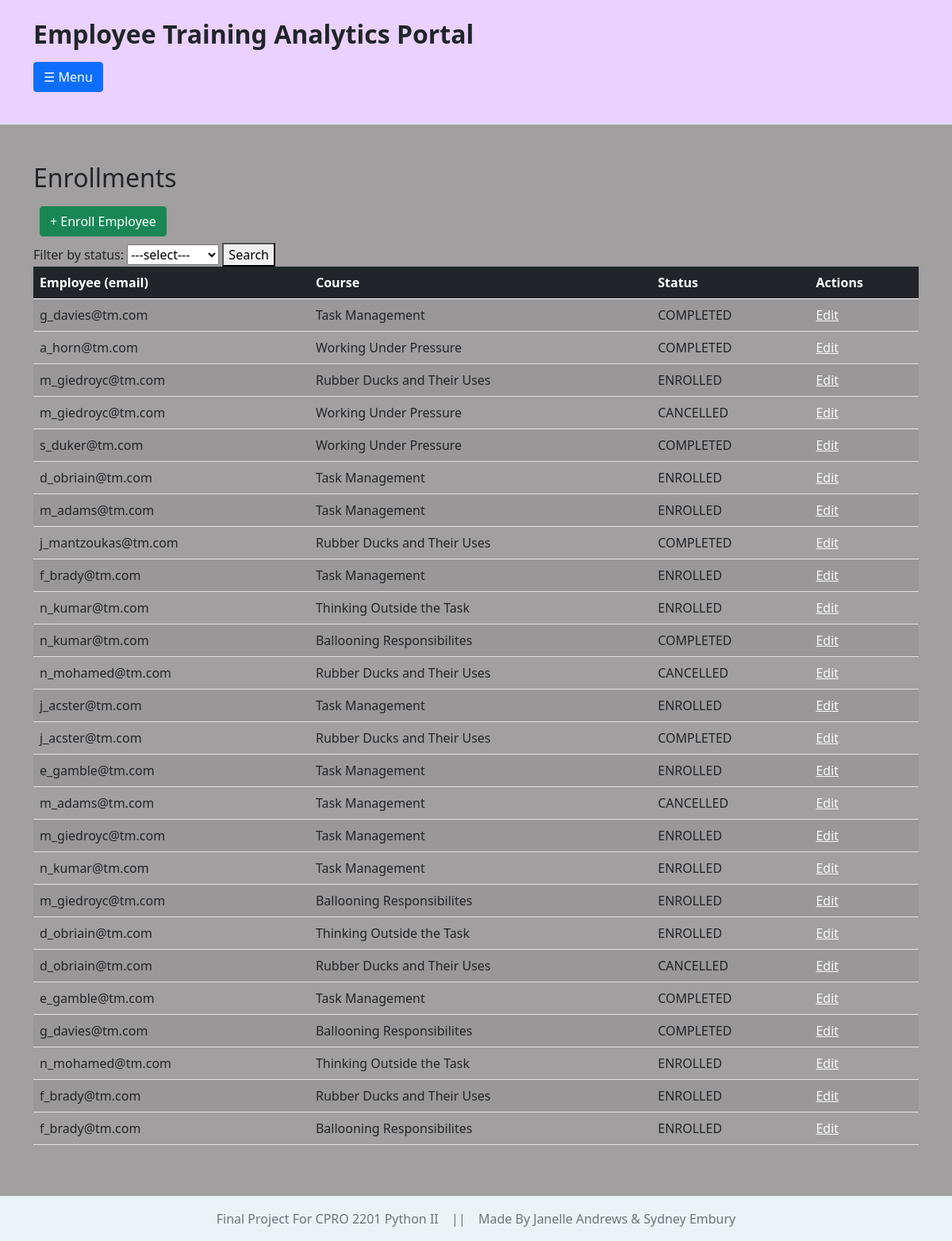
Page /analytics_portal/enrollments/ on the committed database.
### analytics_portal/models.py (models this page shows, shortened)
class Enrollment(models.Model):
    status_choices = [("1","ENROLLED"),("2","COMPLETED"),("3","CANCELLED")]
    employee = models.ForeignKey(Employee, on_delete=models.CASCADE, related_name="enrollments")
    session = models.ForeignKey(Session, on_delete=models.CASCADE, related_name="enrollments")
    status = models.CharField(choices=status_choices)
    class Meta:
        constraints = [
            models.UniqueConstraint(
                fields=["employee", "session"],
                name='unique_session'
            )
        ]

class Employee(models.Model):
    department_choices = [("1", "IT"),("2", "HR"),("3", "Sales"),("4","Admin"),("5","Management")]
    full_name = models.CharField(max_length=100)
    email = models.EmailField(unique=True)
    department = models.CharField(choices=department_choices)

class Session(models.Model):
    mode_choices = {
        '1':'Online',
        '2':'In-Person'
    }
    course = models.ForeignKey(Course, on_delete=models.CASCADE)
    session_date = models.DateTimeField()
    instructor_name = models.CharField(max_length=150)
    mode = models.CharField(choices=mode_choices)
    def __str__(self):
        return self.course.title

class Course (models.Model):
    category_choices = {
        '1':'Technical',
        '2':'Security',
        '3':'Soft Skills',
        '4':'Leadership',
        '5':'Product Training',
        '6':'Cyber Security',
        '7':'Ethics',
        '8':'Other'
    }
    title = models.CharField(max_length=200)
    category = models.CharField(choices = category_choices)
    duration_minutes = models.IntegerField()

### analytics_portal/views.py (the view)
# urls.py: path('enrollments/',views.enrollment_list,name="enrollment_list"),
def enrollment_list(request):
    status_filter = request.GET.get('status', '')
    status = Enrollment._meta.get_field('status').choices
    enrollments = Enrollment.objects.all()
    if status_filter:
        enrollments = enrollments.filter(status=status_filter)
    return render(request, "analytics_portal/enrollment/enrollment_list.html", {"enrollments":enrollments, "status":status})

### analytics_portal/templates/analytics_portal/enrollment/enrollment_list.html (shortened to what this page needs)
{% extends "analytics_portal/global_layout.html" %}
{% block content %}
    <h2>Enrollments</h2>
    <a class="btn btn-success m-2" href="{% url 'add_enrollment'%}">+ Enroll Employee</a>
    <form method="GET">
        <label for="status">Filter by status:</label>
        <select name="status">
            <option value="">---select---</option>
        </select>
        <button type="submit">Search</button>
    </form>
    <table class="table-responsive table table-striped table-hover" boarder="1"">
        <thead class="table-dark">
            <tr>
                <th>Employee (email)</th>
                <th>Course</th>
                <th>Status</th>
                <th>Actions</th>
            </tr>
        </thead>
        <tbody>
            {% for enrollment in enrollments %}
                <tr>
                    <td>{{enrollment.employee.email}}</td>
                    <td>{{enrollment.session}}</td>
                    <td>{{enrollment.get_status_display}}</td>
                    <td>
                        <a class="link-light" href="{% url 'update_enrollment' enrollment.id %}">Edit</a>
                    </td>
                </tr>
               {% empty %}
                <tr>
                    <td colspan="4"> No results found.</td>
                </tr>
            {% endfor %}
            </table>
{% endblock %}

### rows in the picture
Enrollment: employee.email "g_davies@tm.com", session "Task Management", status "COMPLETED"
Enrollment: employee.email "a_horn@tm.com", session "Working Under Pressure", status "COMPLETED"
Enrollment: employee.email "m_giedroyc@tm.com", session "Rubber Ducks and Their Uses", status "ENROLLED"
Enrollment: employee.email "m_giedroyc@tm.com", session "Working Under Pressure", status "CANCELLED"
Enrollment: employee.email "s_duker@tm.com", session "Working Under Pressure", status "COMPLETED"
Enrollment: employee.email "d_obriain@tm.com", session "Task Management", status "ENROLLED"
Enrollment: employee.email "m_adams@tm.com", session "Task Management", status "ENROLLED"
Enrollment: employee.email "j_mantzoukas@tm.com", session "Rubber Ducks and Their Uses", status "COMPLETED"
Enrollment: employee.email "f_brady@tm.com", session "Task Management", status "ENROLLED"
Enrollment: employee.email "n_kumar@tm.com", session "Thinking Outside the Task", status "ENROLLED"
Enrollment: employee.email "n_kumar@tm.com", session "Ballooning Responsibilites", status "COMPLETED"
Enrollment: employee.email "n_mohamed@tm.com", session "Rubber Ducks and Their Uses", status "CANCELLED"
Enrollment: employee.email "j_acster@tm.com", session "Task Management", status "ENROLLED"
Enrollment: employee.email "j_acster@tm.com", session "Rubber Ducks and Their Uses", status "COMPLETED"
Enrollment: employee.email "e_gamble@tm.com", session "Task Management", status "ENROLLED"
Enrollment: employee.email "m_adams@tm.com", session "Task Management", status "CANCELLED"
Enrollment: employee.email "m_giedroyc@tm.com", session "Task Management", status "ENROLLED"
Enrollment: employee.email "n_kumar@tm.com", session "Task Management", status "ENROLLED"
Enrollment: employee.email "m_giedroyc@tm.com", session "Ballooning Responsibilites", status "ENROLLED"
Enrollment: employee.email "d_obriain@tm.com", session "Thinking Outside the Task", status "ENROLLED"
Enrollment: employee.email "d_obriain@tm.com", session "Rubber Ducks and Their Uses", status "CANCELLED"
Enrollment: employee.email "e_gamble@tm.com", session "Task Management", status "COMPLETED"
Enrollment: employee.email "g_davies@tm.com", session "Ballooning Responsibilites", status "COMPLETED"
Enrollment: employee.email "n_mohamed@tm.com", session "Thinking Outside the Task", status "ENROLLED"
Enrollment: employee.email "f_brady@tm.com", session "Rubber Ducks and Their Uses", status "ENROLLED"
Enrollment: employee.email "f_brady@tm.com", session "Ballooning Responsibilites", status "ENROLLED"
